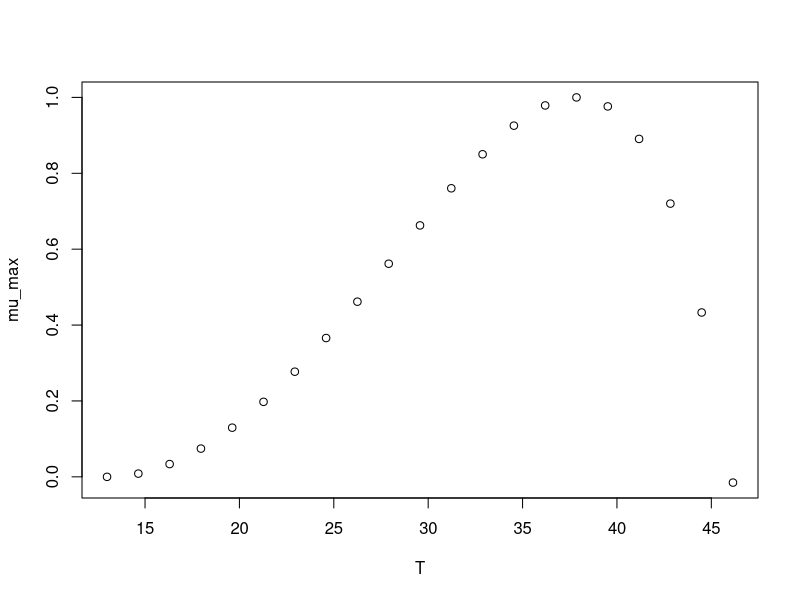

Generate this figure with R:
#############################
# start of Parameter script
#############################
T <- seq(12.987012987013,46.1461,length.out=21)
#############################
# end of Parameter script
#############################
############################# 
# start of Model script Gropin ID 386 
#############################
 
# constant coefficients for this model
 
variables <- data.frame(T)
argumentsPar <- expand.grid(variables)
 
# heart of the model
response_surface <- function(T) {
   mumax <-(1*(T-46.1)*((T-13)^2))/((37.9-13)*((37.9-13)*(T-37.9)-(37.9-46.1)*(37.9+13-2*T)))

return(mumax=mumax)
} 

# output parameters
mumax <- cbind(argumentsPar,response_surface(argumentsPar['T']))
colnames(mumax) <- c(colnames(argumentsPar),'mumax')
#############################
# End of Model script
#############################
############################# 
# start of Visualisation script Gropin ID 386 
#############################
plot(T,mumax$mumax,
                          xlab='T',
                          ylab='mu_max')
#############################
# End of Visualisation script
#############################
